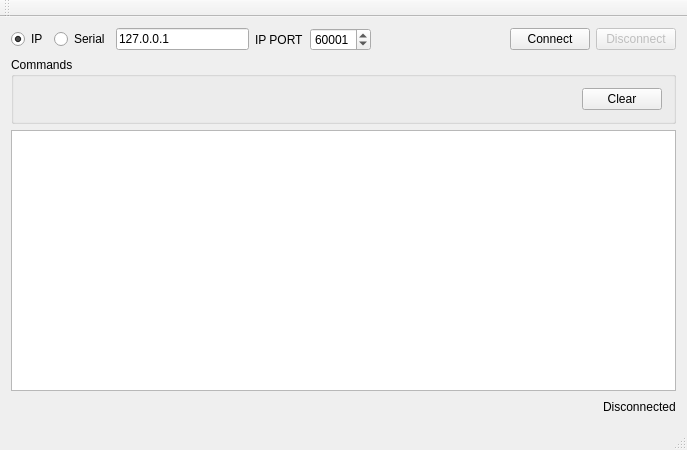
<?xml version="1.0" encoding="UTF-8"?>
<ui version="4.0">
 <class>MainWindow</class>
 <widget class="QMainWindow" name="MainWindow">
  <property name="geometry">
   <rect>
    <x>0</x>
    <y>0</y>
    <width>687</width>
    <height>450</height>
   </rect>
  </property>
  <property name="windowTitle">
   <string>Controller</string>
  </property>
  <widget class="QWidget" name="centralWidget">
   <layout class="QVBoxLayout" name="verticalLayout">
    <item>
     <layout class="QHBoxLayout" name="horizontalLayout">
      <item>
       <widget class="QRadioButton" name="radioButton_ip">
        <property name="text">
         <string>IP</string>
        </property>
        <property name="checked">
         <bool>true</bool>
        </property>
       </widget>
      </item>
      <item>
       <widget class="QRadioButton" name="radioButton_serial">
        <property name="text">
         <string>Serial</string>
        </property>
       </widget>
      </item>
      <item>
       <widget class="QLineEdit" name="ipAddress">
        <property name="text">
         <string>127.0.0.1</string>
        </property>
       </widget>
      </item>
      <item>
       <widget class="QLabel" name="label">
        <property name="text">
         <string>IP PORT</string>
        </property>
       </widget>
      </item>
      <item>
       <widget class="QSpinBox" name="portNumber">
        <property name="maximum">
         <number>65000</number>
        </property>
        <property name="value">
         <number>60001</number>
        </property>
       </widget>
      </item>
      <item>
       <spacer name="horizontalSpacer">
        <property name="orientation">
         <enum>Qt::Horizontal</enum>
        </property>
        <property name="sizeHint" stdset="0">
         <size>
          <width>40</width>
          <height>20</height>
         </size>
        </property>
       </spacer>
      </item>
      <item>
       <widget class="QPushButton" name="connectButton">
        <property name="text">
         <string>Connect</string>
        </property>
       </widget>
      </item>
      <item>
       <widget class="QPushButton" name="disconnectButton">
        <property name="enabled">
         <bool>false</bool>
        </property>
        <property name="text">
         <string>Disconnect</string>
        </property>
       </widget>
      </item>
     </layout>
    </item>
    <item>
     <widget class="QGroupBox" name="groupBox">
      <property name="title">
       <string>Commands</string>
      </property>
      <layout class="QHBoxLayout" name="horizontalLayout_2">
       <item>
        <spacer name="horizontalSpacer_2">
         <property name="orientation">
          <enum>Qt::Horizontal</enum>
         </property>
         <property name="sizeHint" stdset="0">
          <size>
           <width>40</width>
           <height>20</height>
          </size>
         </property>
        </spacer>
       </item>
       <item>
        <widget class="QPushButton" name="clsButton">
         <property name="text">
          <string>Clear</string>
         </property>
        </widget>
       </item>
      </layout>
     </widget>
    </item>
    <item>
     <widget class="QTextBrowser" name="terminalTextBox">
      <property name="readOnly">
       <bool>true</bool>
      </property>
     </widget>
    </item>
    <item>
     <layout class="QHBoxLayout" name="horizontalLayout_3">
      <item>
       <spacer name="horizontalSpacer_3">
        <property name="orientation">
         <enum>Qt::Horizontal</enum>
        </property>
        <property name="sizeHint" stdset="0">
         <size>
          <width>40</width>
          <height>20</height>
         </size>
        </property>
       </spacer>
      </item>
      <item>
       <widget class="QLabel" name="statusLabel">
        <property name="text">
         <string>Disconnected</string>
        </property>
       </widget>
      </item>
     </layout>
    </item>
   </layout>
  </widget>
  <widget class="QMenuBar" name="menuBar">
   <property name="geometry">
    <rect>
     <x>0</x>
     <y>0</y>
     <width>687</width>
     <height>20</height>
    </rect>
   </property>
  </widget>
  <widget class="QToolBar" name="mainToolBar">
   <attribute name="toolBarArea">
    <enum>TopToolBarArea</enum>
   </attribute>
   <attribute name="toolBarBreak">
    <bool>false</bool>
   </attribute>
  </widget>
  <widget class="QStatusBar" name="statusBar"/>
 </widget>
 <layoutdefault spacing="6" margin="11"/>
 <resources/>
 <connections/>
</ui>
